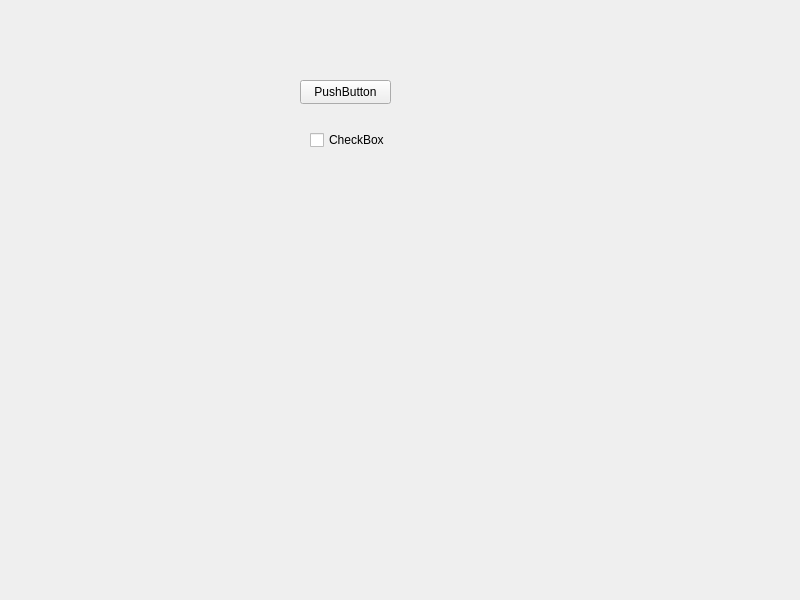
<?xml version="1.0" encoding="UTF-8"?>
<ui version="4.0">
 <class>Widget</class>
 <widget class="QWidget" name="Widget">
  <property name="geometry">
   <rect>
    <x>0</x>
    <y>0</y>
    <width>800</width>
    <height>600</height>
   </rect>
  </property>
  <property name="windowTitle">
   <string>Widget</string>
  </property>
  <widget class="QCheckBox" name="checkBox">
   <property name="geometry">
    <rect>
     <x>310</x>
     <y>130</y>
     <width>91</width>
     <height>20</height>
    </rect>
   </property>
   <property name="text">
    <string>CheckBox</string>
   </property>
   <property name="checked">
    <bool>false</bool>
   </property>
  </widget>
  <widget class="QPushButton" name="pushButton">
   <property name="geometry">
    <rect>
     <x>300</x>
     <y>80</y>
     <width>91</width>
     <height>24</height>
    </rect>
   </property>
   <property name="styleSheet">
    <string notr="true"/>
   </property>
   <property name="text">
    <string>PushButton</string>
   </property>
  </widget>
 </widget>
 <resources/>
 <connections/>
</ui>
